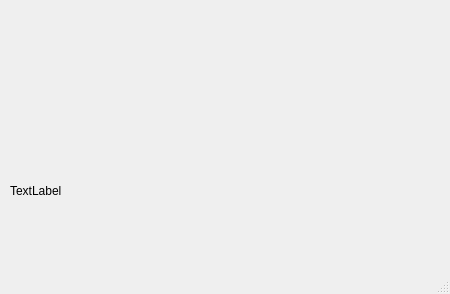
<?xml version="1.0" encoding="UTF-8"?>
<ui version="4.0">
 <class>MainWindow</class>
 <widget class="QMainWindow" name="MainWindow">
  <property name="geometry">
   <rect>
    <x>0</x>
    <y>0</y>
    <width>450</width>
    <height>294</height>
   </rect>
  </property>
  <property name="windowTitle">
   <string>MainWindow</string>
  </property>
  <widget class="QWidget" name="centralwidget">
   <widget class="QLabel" name="label">
    <property name="geometry">
     <rect>
      <x>0</x>
      <y>0</y>
      <width>451</width>
      <height>111</height>
     </rect>
    </property>
    <property name="text">
     <string/>
    </property>
    <property name="pixmap">
     <pixmap resource="Arquivos_De_Recursos.qrc">:/imgs/imgs/parrot-glitch.jpg</pixmap>
    </property>
    <property name="scaledContents">
     <bool>true</bool>
    </property>
   </widget>
   <widget class="QLabel" name="label_2">
    <property name="geometry">
     <rect>
      <x>10</x>
      <y>120</y>
      <width>421</width>
      <height>141</height>
     </rect>
    </property>
    <property name="text">
     <string>TextLabel</string>
    </property>
   </widget>
  </widget>
  <widget class="QMenuBar" name="menubar">
   <property name="geometry">
    <rect>
     <x>0</x>
     <y>0</y>
     <width>450</width>
     <height>22</height>
    </rect>
   </property>
  </widget>
  <widget class="QStatusBar" name="statusbar"/>
 </widget>
 <resources>
  <include location="Arquivos_De_Recursos.qrc"/>
 </resources>
 <connections/>
</ui>
